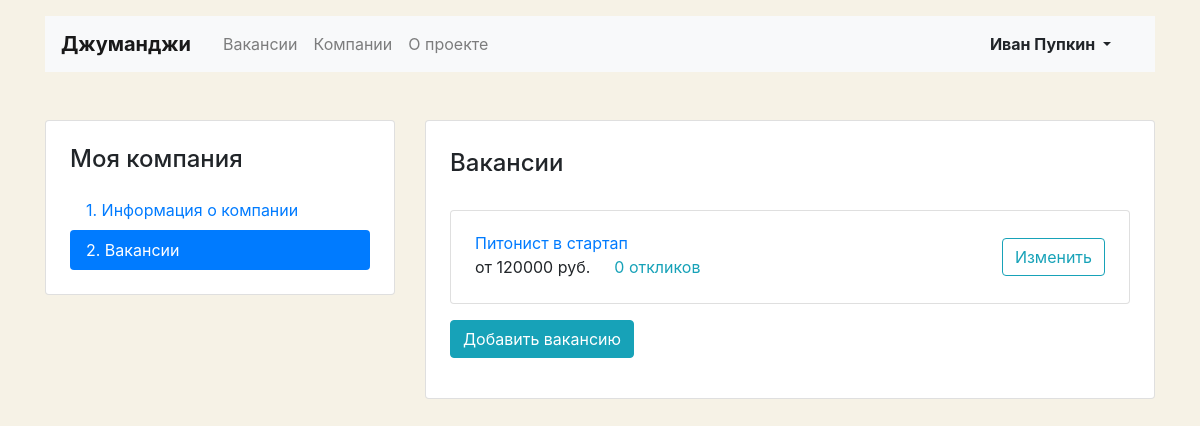
The app's page /mycompany/vacancies (signed in), older data.
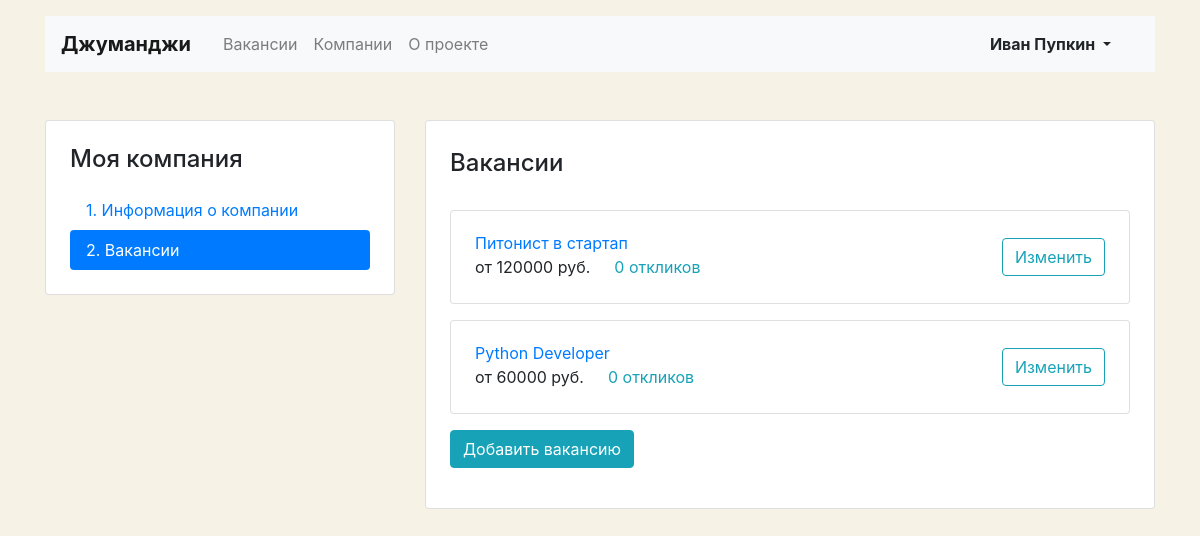
The same page, newer data.
### vacancies/models.py (models this page shows)
class Vacancy(models.Model):
    title = models.CharField(max_length=64)
    specialty = models.ForeignKey(Specialty, related_name='vacancies', on_delete=models.CASCADE)
    company = models.ForeignKey(Company, related_name='vacancies', on_delete=models.CASCADE)
    skills = models.CharField(max_length=64)
    description = models.TextField()
    salary_min = models.IntegerField(default=0)
    salary_max = models.IntegerField(default=0)
    published_at = models.DateField(default=now)

### companies/views.py (the view, shortened to what this page needs)
# urls.py: path('mycompany/vacancies', UserCompanyVacanciesView.as_view()),
class UserCompanyVacanciesView(View):
    def get(self, request):
        user_company = Company.objects.get(owner=request.user)
        user_vacancies = Vacancy.objects.filter(company=user_company)
        vacancies_and_amount_of_feedbacks = []
        for vacancy in user_vacancies:
            feedbacks_amount = Feedback.objects.filter(vacancy=vacancy).count
            vacancies_and_amount_of_feedbacks.append([vacancy, feedbacks_amount])
        return render(request,  'companies/vacancy-list.html',
                      {'vacancies': vacancies_and_amount_of_feedbacks})

### templates/companies/vacancy-list.html (shortened to what this page needs)
{% extends 'base.html' %}
{% block content1 %}
  <main class="container mt-3 pb-5">
    <div class="row mt-5">
      <div class="col-12 col-lg-4">
        <aside class="pt-3 pb-4 px-4 mb-5 card">
          <h1 class="h4 pt-2 pb-2">Моя компания</h1>
          <div class="nav flex-column nav-pills" id="v-pills-tab" role="tablist" aria-orientation="vertical">
            <a class="nav-link" href="/mycompany">1. Информация о&nbsp;компании</a>
            <a class="nav-link active" href="/mycompany/vacancies">2. Вакансии</a>
          </div>
        </aside>
      </div>
      <div class="col-12 col-lg-8">
        {% if vacancies %}
        <div class="card">
          <div class="card-body px-4 pb-4">
            <section class="tab-pane fade show active">
              <h2 class="h4 pt-2 pb-3">Вакансии</h2>
              {% for vacancy in vacancies %}
              <div class="card mt-3">
                <div class="card-body px-4">
                  <div class="row align-items-center">
                    <div class="col-6 col-lg-8">
                      <a href="/vacancies/{{ vacancy.0.id }}" class="mb-1">{{ vacancy.0.title }}</a>
                      <p class="mb-1">
                        <span class="mr-4">от {{ vacancy.0.salary_min }} руб.</span><a class="text-info">{{ vacancy.1 }} {% if vacancy.1 == 1 %} отклик {% elif vacancy.1 > 1 and vacancy.1 < 5 %} отклика {% else %} откликов {% endif %}</a>
                      </p>
                    </div>
                    <div class="col-6 col-lg-4 text-right">
                      <a href="/mycompany/vacancies/{{ vacancy.0.id }}" class="btn btn-outline-info">Изменить</a>
                    </div>
                  </div>
                </div>
              </div>
              {% endfor %}
              <form class="form-group mt-3" method="post">
                <input type="submit" class="btn btn-info" value="Добавить вакансию">
              </form>
            </section>
          </div>
        </div>
        {% endif %}
      </div>
    </div>
  </main>
{% endblock %}

Row changes from the older to the newer data that the page shows:
added Vacancy: title "Python Developer", salary_min "60000", vacancy "0"
